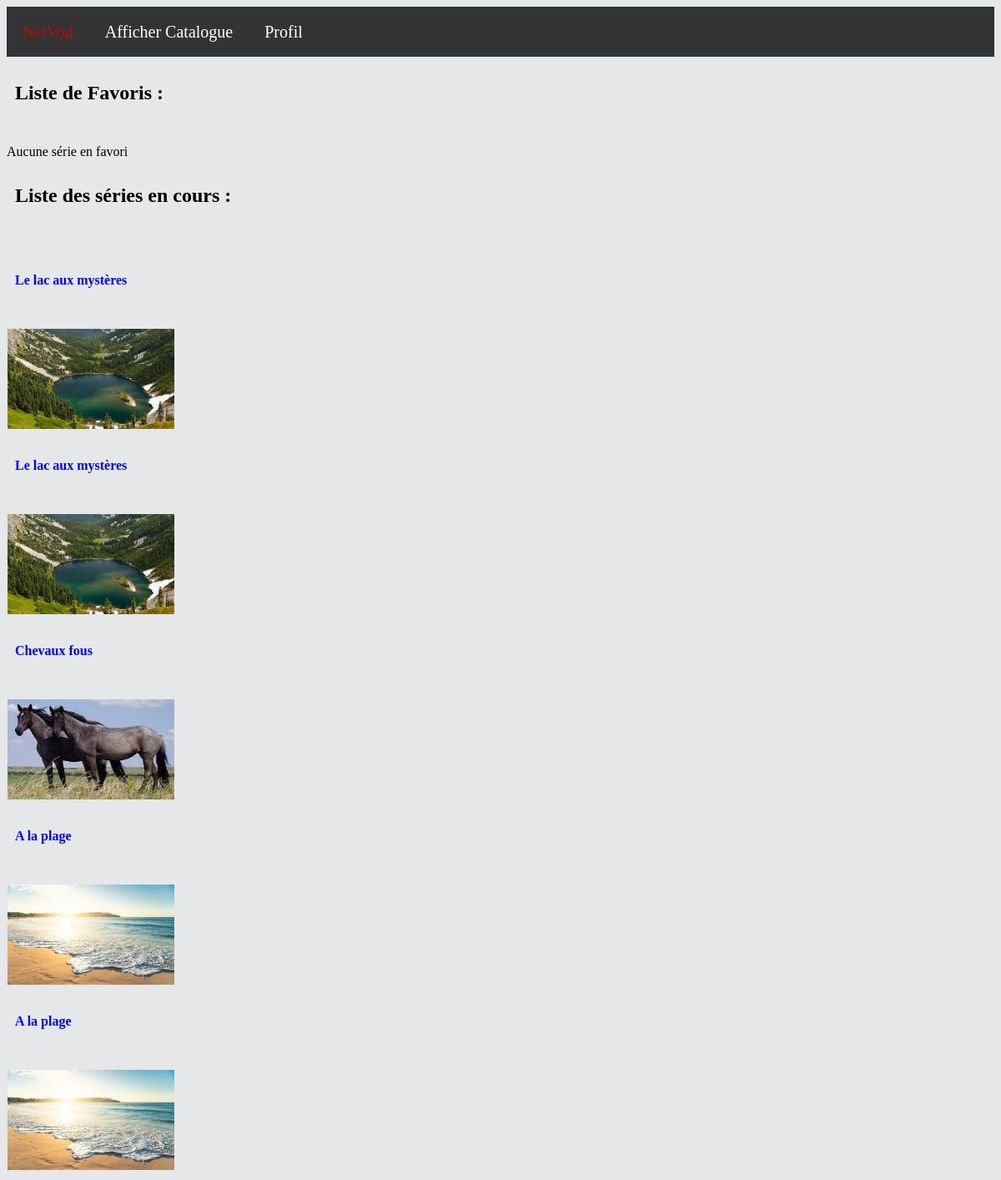
Screenshot of / (signed in) with the database file from the repository.
### tables this page shows
CREATE TABLE `serie` (
  `id` int(11) NOT NULL,
  `titre` varchar(128) NOT NULL,
  `descriptif` text NOT NULL,
  `img` varchar(256) NOT NULL,
  `genre` varchar(256) NOT NULL,
  `publicVise` varchar(256) NOT NULL,
  `annee` int(11) NOT NULL,
  `date_ajout` date NOT NULL
);

### index.php (called while the page is built, shortened)
<?php
$html = new Dispatcher();
$html->run();

### src/classes/action/Action.php (called while the page is built, shortened)
<?php
abstract class Action {
    public function __construct(){
        $this->http_method = $_SERVER['REQUEST_METHOD'];
    }
}

### src/classes/user/User.php (called while the page is built, shortened)
<?php
class User
{
    protected string $email, $passwrd, $token;
    function getSQL(string $table): ?array
    {
        $bdd = ConnectionFactory::makeConnection();
        $val = "idSerie";
        $c1 = $bdd->prepare("select $val from $table where email = :email");
        $c1->bindParam(":email",$this->email);
        $c1->execute();
        $array = null;
        while ($d = $c1->fetch()) {
            $serie = Serie::creerSerie($d[$val]);
            if ($serie!=null) {
                $array[] = $serie;
            }
        }
        return $array;
    }
}

### src/classes/video/Serie.php (called while the page is built, shortened)
<?php
class Serie
{
    public function __construct(string $titre, string $img, string $genre, string $publiqueVise, string $descriptif, string $sortie, string $dateAjout,int $id, array $listEpisode = [])
    {
        $this->img = $img;
        $this->titre = $titre;
        $this->id = $id;
    }
    public static function creerSerie(int $id): Serie
    {
        $bdd = ConnectionFactory::makeConnection();
        $req1 = $bdd->prepare("Select * from serie where id=:id");
        $req1->bindParam(":id", $id);
        $req1->execute();
        $d = $req1->fetch();
        $serie = new Serie($d['titre'],$d['img'], $d['genre'], $d['publicVise'], $d['descriptif'], $d['annee'],$d['date_ajout'], $d['id']);
        $req2 = $bdd->prepare("Select episode.id from serie inner join episode on serie.id = episode.serie_id where serie.id=:id");
        $req2->bindParam(":id", $id);
        $req2->execute();
        while ($d = $req2->fetch()) {
            $ep = Episode::chercherEpisode($d['id']);
            $serie->ajouterEpisode($ep);
        }
        return $serie;
    }
    public function __get(string $at): mixed
    {
        if (property_exists($this, $at)) {
            return $this->$at;
        } else {
            throw new \Exception("$at: invalid property");
        }
    }
}

### src/classes/video/Episode.php (called while the page is built, shortened)
<?php
class Episode
{
    public static function chercherEpisode(int $id):Episode{
        $bdd = ConnectionFactory::makeConnection();
        $requete = $bdd->prepare("Select * from episode where id=:id");
        $requete->bindParam(":id",$id);
        $requete->execute();
        $d = $requete->fetch();
        return new Episode($d['titre'],"video/".$d['file'],$d['image'],$d['resume'],$d['numero'],$d['duree'],$d['serie_id']);
    }
}

### src/classes/render/CatalogueRender.php (the view, shortened to what this page needs)
<?php
class CatalogueRender extends Render
{
    protected Serie $serie;
    public function __construct(Serie $serie)
    {
        $this->serie = $serie;
    }
    public function render(int $selector = 1): string
    {
        $bdd = ConnectionFactory::makeConnection();
        $c2 = $bdd->prepare("select AVG(note) as moyenne from commentaire where  idSerie=?");
        $id = $this->serie->id;
        $c2->bindParam(1, $id);
        $c2 ->execute();
        $moyenne = $c2->fetch()['moyenne'];
        $res = "";
        if($selector===2){
            $query = "select max(idEpisode) as epCourant from encours where idSerie=:numeroSerie";
            $c = $bdd->prepare($query);
            $id = $this->serie->id;
            $c->bindParam(":numeroSerie", $id);
            $c->execute();
            $numEp = $c->fetch()['epCourant'];
            $res = "<div class='liste'><a href='?action=display-serie&id=" . $this->serie->id . "'>";
            $res .= "<h4>" . $this->serie->titre . "</h4>";
            $res .= "<a href='?action=display-episode&id=" . $numEp . "' id='lien'><div class=zoom>
                    <div class=image>
                    <img src='Image/" . $this->serie->img . "' width='200' height='120'></a>
                    </div>
                    </div>
                    </div>";
        }
        return $res;
    }
}

### src/classes/action/DisplayPrincipaleAction.php (shortened to what this page needs)
<?php
class DisplayPrincipaleAction extends \iutnc\netvod\action\Action
{
    public function execute(): string
    {
        $res = "<h2>Liste de Favoris : </h2><br>";
        $user = unserialize($_SESSION['user']);
        if ($this->http_method == "GET") {
            $array = $user->getSQL("favori");
            if ($array!=null) {
                foreach ($array as $d) {
                    $serieCouranteRenderer = new CatalogueRender($d);
                    $res .= $serieCouranteRenderer->render(2);
                }
            }else{
                $res .= "Aucune série en favori";
            }
        }
        $res .= "<h2>Liste des séries en cours : </h2><br>";
        $user = unserialize($_SESSION['user']);
        if ($this->http_method == "GET") {
            $array = $user->getSQL("encours");
            if ($array!=null) {
                foreach ($array as $d) {
                    $serieCouranteRenderer = new CatalogueRender($d);
                    $res .= $serieCouranteRenderer->render(2);
                }
            }else{
                $res .= "Aucune série en cours";
            }
        }
        return $res;
    }
}

### css/style.css (style rules this page uses)
a { height: 20px; outline: none; text-decoration: none; padding: 2px 1px 0; }
h2 { padding: 10px; }
h4 { padding: 10px; margin-bottom: 3px; margin-top: 3px; }
.image { width: 100%; height: 100%; }
.zoom { width: 50%; height: 20%; }
.image img { -webkit-transition: all 1s ease; -moz-transition: all 1s ease; -ms-transition: all 1s ease; -o-transition: all 1s ease; transition: all 1s ease; }
body { background: #E5E7E9; }

### rows the page displays
serie: titre "Le lac aux mystères", img (picture)
serie: titre "Chevaux fous", img (picture)
serie: titre "A la plage", img (picture)
